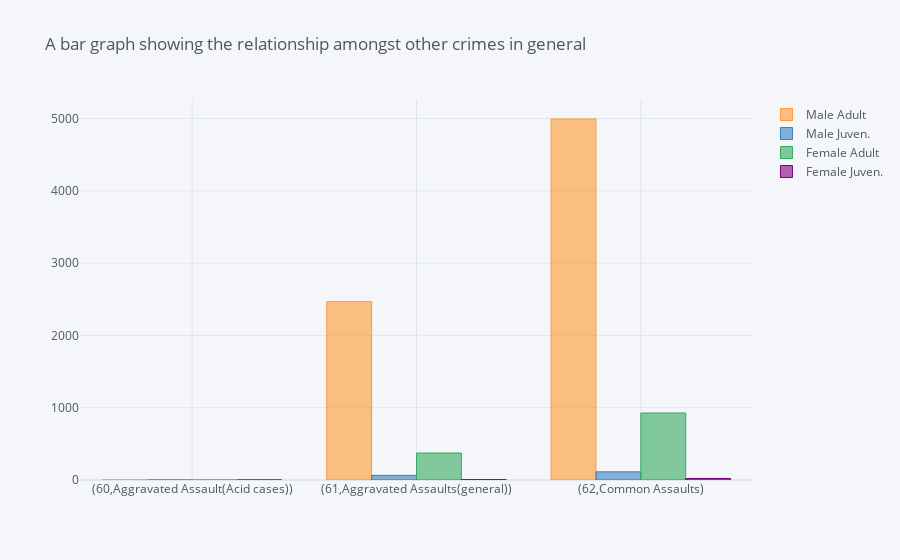

The cell this chart's notebook holds for it:
### Code cell
# Plotting a bar graph for ActualOtherCrimes
Accusedcharge.iplot(kind='bar',title='A bar graph showing the relationship amongst other crimes in general')

### Figure 1 — Plotly figure (JSON) as saved in the notebook; plotly's stock layout.template omitted (floating-point values rounded to 4 significant figures)
{"data": [{"marker": {"color": "rgba(255, 153, 51, 0.6)", "line": {"color": "rgba(255, 153, 51, 1.0)", "width": 1}}, "name": "Male Adult", "orientation": "v", "text": "", "type": "bar", "x": ["(60,Aggravated Assault(Acid cases))", "(61,Aggravated Assaults(general))", "(62,Common Assaults)"], "y": [2, 2467, 4993]}, {"marker": {"color": "rgba(55, 128, 191, 0.6)", "line": {"color": "rgba(55, 128, 191, 1.0)", "width": 1}}, "name": "Male Juven.", "orientation": "v", "text": "", "type": "bar", "x": ["(60,Aggravated Assault(Acid cases))", "(61,Aggravated Assaults(general))", "(62,Common Assaults)"], "y": [0, 64, 113]}, {"marker": {"color": "rgba(50, 171, 96, 0.6)", "line": {"color": "rgba(50, 171, 96, 1.0)", "width": 1}}, "name": "Female Adult", "orientation": "v", "text": "", "type": "bar", "x": ["(60,Aggravated Assault(Acid cases))", "(61,Aggravated Assaults(general))", "(62,Common Assaults)"], "y": [0, 373, 927]}, {"marker": {"color": "rgba(128, 0, 128, 0.6)", "line": {"color": "rgba(128, 0, 128, 1.0)", "width": 1}}, "name": "Female Juven.", "orientation": "v", "text": "", "type": "bar", "x": ["(60,Aggravated Assault(Acid cases))", "(61,Aggravated Assaults(general))", "(62,Common Assaults)"], "y": [0, 5, 21]}], "layout": {"legend": {"bgcolor": "#F5F6F9", "font": {"color": "#4D5663"}}, "paper_bgcolor": "#F5F6F9", "plot_bgcolor": "#F5F6F9", "title": {"font": {"color": "#4D5663"}, "text": "A bar graph showing the relationship amongst other crimes in general"}, "xaxis": {"gridcolor": "#E1E5ED", "showgrid": true, "tickfont": {"color": "#4D5663"}, "title": {"font": {"color": "#4D5663"}, "text": ""}, "zerolinecolor": "#E1E5ED"}, "yaxis": {"gridcolor": "#E1E5ED", "showgrid": true, "tickfont": {"color": "#4D5663"}, "title": {"font": {"color": "#4D5663"}, "text": ""}, "zerolinecolor": "#E1E5ED"}}}
